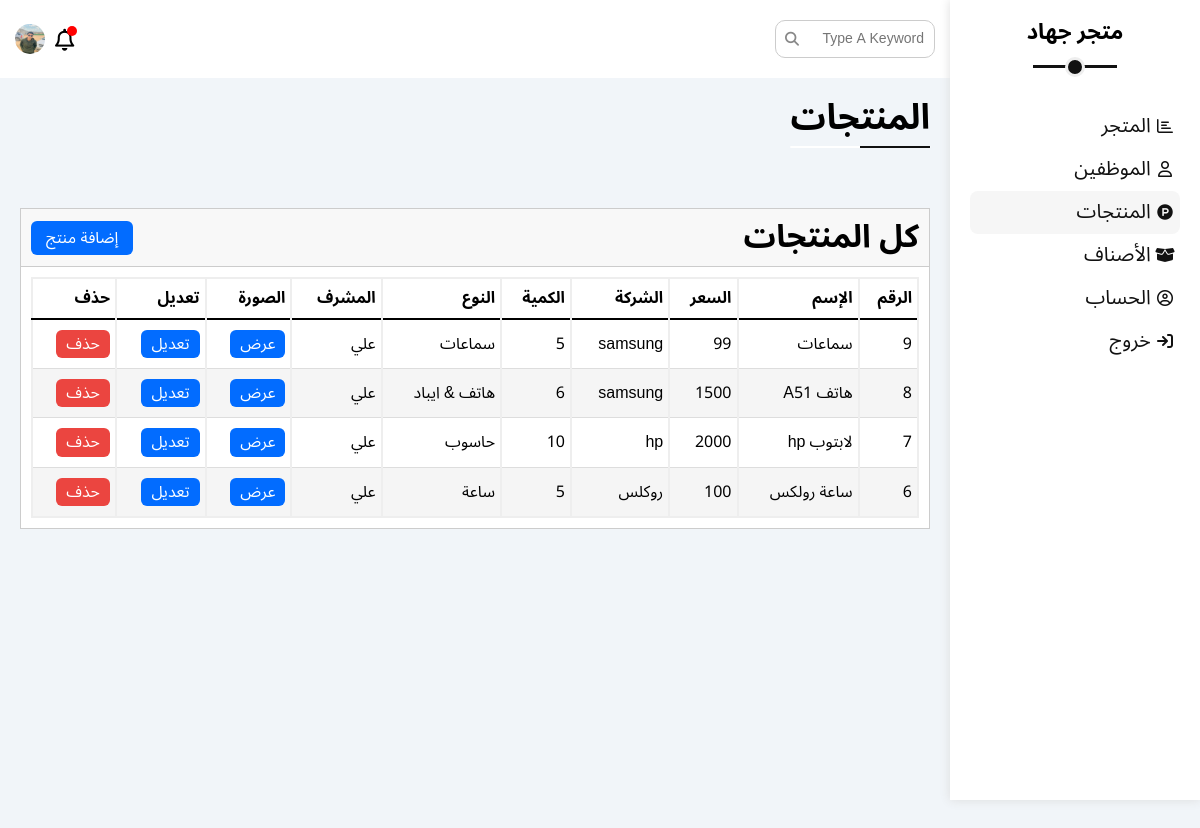
The app's page /models/admin/products.php (signed in) with its own data.
### tables this page shows
CREATE TABLE `employees` (
  `id` int(11) NOT NULL,
  `name` varchar(55) NOT NULL,
  `username` varchar(55) NOT NULL,
  `email` varchar(55) NOT NULL,
  `phone` int(11) NOT NULL,
  `password` varchar(55) NOT NULL,
  `type_id` int(11) NOT NULL,
  `position` varchar(255) NOT NULL
);

CREATE TABLE `products` (
  `id` int(11) NOT NULL,
  `name` varchar(55) NOT NULL,
  `price` int(11) NOT NULL,
  `company` varchar(55) NOT NULL,
  `quantity` int(11) NOT NULL,
  `details` varchar(255) NOT NULL,
  `path` varchar(255) NOT NULL,
  `id_employee` int(11) NOT NULL,
  `type_id` int(11) NOT NULL
);

CREATE TABLE `type_product` (
  `id` int(11) NOT NULL,
  `name` varchar(55) NOT NULL
);

### models/admin/products.php (the view, shortened to what this page needs)
<?php
    include("../../PHP/dbcon.php");
?>
<!DOCTYPE html>
<html lang="en">
    <head>
        <link rel="stylesheet" href="../../CSS/controlePanel.css">
        <link rel="stylesheet" href="../../CSS/store.css">
        <link rel="stylesheet" href="../../CSS/normalize.css">
        <link rel="stylesheet" href="../../CSS/all.min.css">
    </head>
<body dir="rtl">
    <div class="page">
        <div class="sidebar">
            <h3>متجر جهاد</h3>
            <ul>
                <li ><a  href="../../Pages/index.php">
                    <i class="fa-regular fa-chart-bar fa-fw"></i>
                    <span>المتجر</span>
                </a></li>
                <li><a href="employees.php">
                    <i class="fa-regular fa-user fa-fw"></i>
                    <span>الموظفين</span>
                </a></li>
                <li><a class="active" href="products.php">
                    <i class="fa-brands fa-product-hunt fa-fw"></i>
                    <span>المنتجات</span>
                </a></li>
                <li><a href="type_product.php">
                    <i class="fa-solid fa-box-open"></i>
                    <span>الأصناف</span>
                </a></li>
                <li><a href="../module/profile.php">
                    <i class="fa-regular fa-circle-user fa-fw"></i>
                    <span>الحساب</span>
                </a></li>
                <li><a href="../../PHP/login.php?sign_out=1">
                <i class="fa-solid fa-arrow-right-to-bracket"></i>
                    <span>خروج</span>
                </a></li>
            </ul>
        </div>
        <div id="hide"></div>
        <div class="content">
            <div class="head">
                <div class="input-box">
                    <input class="search" type="text" placeholder="Type A Keyword" name="" id="">
                </div>
                <div class="icons">
                    <span class="notification">
                        <i class="fa-regular fa-bell fa-lg"></i>
                    </span>
                    <?php
                        if(isset($_SESSION["id_employee"])){
                            $sql = "SELECT position FROM employees WHERE id = {$_SESSION["id_employee"]}";
                            $q = $conn->prepare($sql);
                            $q->execute();
                            $path = $q->fetch(PDO::FETCH_OBJ)->position;
                        }
                    ?>
                    <img src="<?= "../../". $path ?>" alt="">
                </div>
            </div>
            <h3 class="title-main">المنتجات</h3>
            <div class="wrapper-two">
                <div class="content-wrapper">
                    <div class="card-header">
                        <h1 class="title">كل المنتجات</h1>
                        <a href="addProduct.php">إضافة منتج</a>
                    </div>
                    <div class="box-table">
                        <table>
                            <thead>
                                <tr>
                                    <th>الرقم</th>
                                    <th>الإسم</th>
                                    <th>السعر</th>
                                    <th>الشركة</th>
                                    <th>الكمية</th>
                                    <th>النوع</th>
                                    <th>المشرف</th>
                                    <th>الصورة</th>
                                    <th>تعديل</th>
                                    <th>حذف</th>
                                </tr>
                            </thead>
                            <tbody>
                                <?php
                                    $q = $conn->prepare("SELECT products.id, products.name, price, company, quantity, details, path, employees.name AS employee_name, type_product.name As type FROM products JOIN employees ON id_employee = employees.id JOIN type_product ON products.type_id = type_product.id ORDER BY products.id DESC");
                                    $q->execute();
                                    $result = $q->fetchAll(PDO::FETCH_OBJ);
                                    if($result){
                                        foreach($result as $item){
                                            ?>
                                            <tr>
                                                <td><?= $item->id ?></td>
                                                <td><?= $item->name ?></td>
                                                <td><?= $item->price ?></td>
                                                <td><?= $item->company ?></td>
                                                <td><?= $item->quantity ?></td>
                                                <td><?= $item->type ?></td>
                                                <td><?= $item->employee_name ?></td>
                                                <td><a href="<?= "../../". $item->path; ?>" class="edit">عرض</a></td>
                                                <td><a href="editProduct.php?id=<?= $item->id; ?>" class="edit">تعديل</a></td>
                                                <td><form action="../../PHP/products.php" method="POST">
                                                    <button type="submit" style="border:none; outline:none" class="delete" name="Delete" value="<?= $item->id; ?>" >حذف</button>
                                                </form></td>
                                            </tr>
                                            <?php
                                        }
                                    }
                                ?>
                            </tbody>
                        </table>
                    </div>
                </div>
            </div>
        </div>
    </div>
</body>
</html>

### CSS/controlePanel.css (style rules this page uses)
.page { display: flex; min-height: 100vh; background-color: #f1f5f9; }
.sidebar { width: 250px; min-height: 100vh; padding: 20px; position: fixed; top: 0; right: 0 ; background-color: #fff; box-shadow: 0 0 10px #ddd; }
#hide { min-width: 250px !important; }
.content { width: 100%; height: 1000px; }
.page .sidebar h3 { position: relative; text-align: center; margin-bottom: 60px; font-size: 22px; font-weight: 600; }
.page .sidebar h3::before, .page .sidebar h3::after { content: ''; position: absolute; left: 50%; transform: translateX(-50%); }
.page .sidebar h3::before { top: calc(100% + 20px); width: 40%; height: 3px; background-color: #111; }
.page .sidebar h3::after { top: calc(100% + 12px); width: 14px; height: 14px; border: 3px solid #eee; border-radius: 50%; background-color: #111; }
.page li a { cursor: pointer; display: block; width: 100%; padding: 10px 5px; border-radius: 8px; color: #111; }
.page ul li a.active { background-color: #f6f6f6; }
.page ul li a i { text-align: center; width: 1.25em; }
.page ul li a span { font-size: 20px; }
.page .content .head { padding: 20px 15px; display: flex; justify-content: space-between; align-items: center; background-color: #fff; }
.content .head .input-box { position: relative; border-radius: 8px; }
.content .head .input-box::before { font-family: "Font Awesome 5 Free"; content: "\f002"; font-weight: 900; position: absolute; left: 15px; top: 50%; transform: translateY(-50%); font-size: 14px; color: #888; }
.content .head .input-box input { padding: 10px; border: 1px solid #ccc; border-radius: 10px; margin-left: 5px; padding-left: 30px; font-size: 14px; width: 160px; transition: width 0.3s; outline: none; }
.page .head .icons { display: flex; justify-content: center; align-items: center; }
.page .head .icons span { position: relative; }
.page .head .icons span::before { content: ''; position: absolute; top: -4px; right: -3px; width: 10px; height: 10px; background-color: red; border-radius: 50%; z-index: 1; }
.page .head .icons i { position: relative; top: 3px; font-size: 22px; }
.page .head .icons img { margin-right: 10px; width: 30px; height: 30px; max-width: 100%; border-radius: 50%; }
.content .title-main { margin: 20px 20px 40px; position: relative; width: fit-content; font-size: 35px; font-weight: 600; }
.content .title-main::before, .content .title-main::after { content: ''; position: absolute; bottom: -10px; height: 2px; }
.content .title-main::before { width: 100%; left: 50%; transform: translateX(-50%); background-color: #fff; }
.content .title-main::after { right: 0%; width: 50%; background-color: #111; }
.content .wrapper-two { padding: 30px 20px; position: relative; z-index: 4; }
.content .content-wrapper { border: 1px solid #ccc; background-color: #fff; }
.content .wrapper-two .card-header { padding: 10px; display: flex; justify-content: space-between; align-items: center; border-bottom: 1px solid #ccc; background-color: #f8f8f8; }
.content .card-header .title { margin: 0; font-weight: 600; }
.content .card-header a { font-size: 16px; padding: 8px 15px; border-radius: 6px; background-color: #026CFF; color: white; }
.content .wrapper-two .box-table { padding: 10px; }
.content .wrapper-two table { border-collapse: collapse; border: 2px solid #eee; width: 100%; }
.content .wrapper-two table thead { border-bottom: 2px solid black !important; }
.content .wrapper-two table tr:nth-child(even) { background-color: #f5f5f5; }
.content .wrapper-two table th, .content .wrapper-two table td { text-align: right; padding: 10px 5px; }
.content .wrapper-two table th, .content .wrapper-two table td { border-right: 2px solid #eee; border-bottom: 1px solid #ddd; }
.content .wrapper-two table .edit { display: block; width: fit-content; font-size: 16px; padding: 5px 10px; border-radius: 6px; background-color: #026CFF; color: white; }
.content .wrapper-two table form .delete { font-size: 16px; padding: 5px 10px; border-radius: 6px; background-color: #EB4540; color: white; outline: none; border: none; cursor: pointer; }

### CSS/store.css (style rules this page uses)
* { margin: 0; padding: 0; -webkit-box-sizing: border-box; -moz-box-sizing: border-box; box-sizing: border-box; }
html { scroll-behavior: smooth; }
body { font-family: 'Noto Sans Arabic', sans-serif; }
a { text-decoration: none; }
ul { list-style: none; }
:root { --main-color: #FA6545; --dark-color: #111; --light-color: #fff; --width-cart: 450px }

### records on screen
employees: position (picture)
products: id "9", name "سماعات", price "99", company "samsung", quantity "5", type.name "سماعات", id_employee.name "علي"
products: id "8", name "هاتف A51", price "1500", company "samsung", quantity "6", type.name "هاتف & ايباد", id_employee.name "علي"
products: id "7", name "لابتوب hp", price "2000", company "hp", quantity "10", type.name "حاسوب", id_employee.name "علي"
products: id "6", name "ساعة رولكس", price "100", company "روكلس", quantity "5", type.name "ساعة", id_employee.name "علي"
